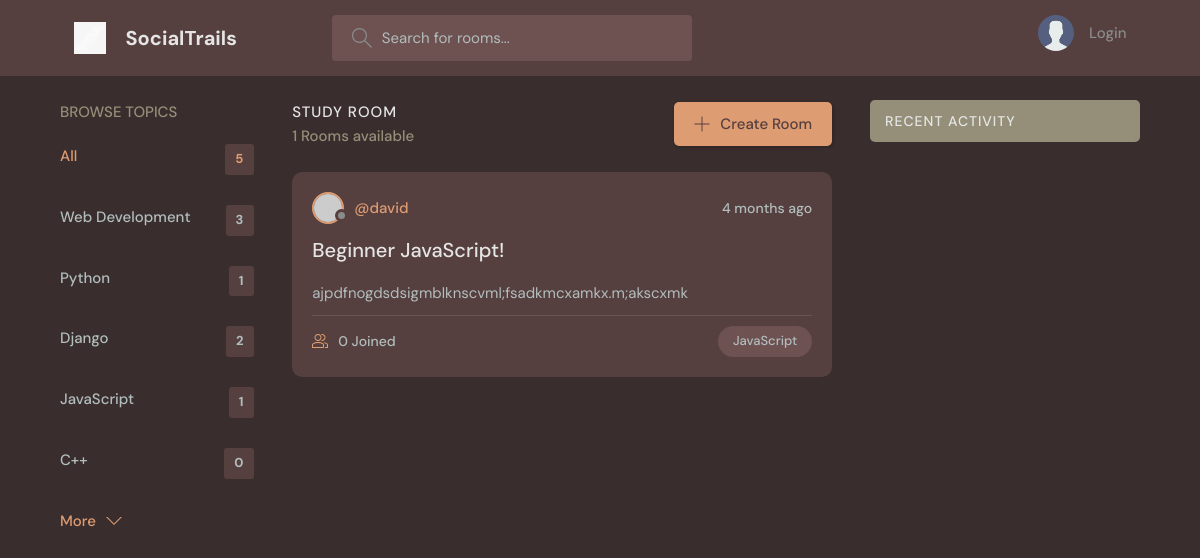
Screenshot of /?q=JavaScript with the database file from the repository.
### base/models.py (models this page shows, shortened)
class Topic(models.Model):
    name = models.CharField(max_length=200)

class Room(models.Model):
    host = models.ForeignKey(User, on_delete=models.SET_NULL, null=True)
    topic = models.ForeignKey(Topic, on_delete=models.SET_NULL, null=True)
    name = models.CharField(max_length=200)
    description = models.TextField(null=True, blank=True)
    participants = models.ManyToManyField(User, related_name="participants", blank=True)
    updated = models.DateTimeField(auto_now=True)
    created = models.DateTimeField(auto_now_add=True)
    class Meta:
        ordering = ['-updated', '-created']

### base/views.py (the view)
# urls.py: path('', views.home, name="home"),
def home(request):
    q = request.GET.get('q') if request.GET.get('q') != None else ''
    rooms = Room.objects.filter(
        Q(topic__name__icontains=q) |
        Q(name__icontains=q) |
        Q(description__icontains=q) |
        Q(host__username__icontains=q)
    ).order_by('-created')
    room_count = rooms.count()
    topics = Topic.objects.all()
    room_messages = Message.objects.filter(
        Q(room__topic__name__icontains=q)
    )
    context = {'rooms': rooms, 'topics': topics, 'room_count': room_count, 'room_messages': room_messages}
    return render(request, 'base/home.html', context)

### base/templates/base/home.html (shortened to what this page needs)
{% extends 'main.html' %} {% block content %}
<main class="layout layout--3">
  <div class="container">
    {% include 'base/topics_component.html' %}
    <div class="roomList">
      <div class="roomList__header">
        <div>
          <h2>Study Room</h2>
          <p>{{room_count}} Rooms available</p>
        </div>
        <a class="btn btn--main" href="{% url 'create-room' %}">
          <svg
            version="1.1"
            xmlns="http://www.w3.org/2000/svg"
            width="32"
            height="32"
            viewBox="0 0 32 32"
          >
            <title>add</title>
            <path
              d="M16.943 0.943h-1.885v14.115h-14.115v1.885h14.115v14.115h1.885v-14.115h14.115v-1.885h-14.115v-14.115z"
            ></path>
          </svg>
          Create Room
        </a>
      </div>
      {% include 'base/feed_component.html' %}
    </div>
    {% include 'base/activity_component.html' %}
  </div>
</main>
{% endblock %}

### base/templates/base/topics_component.html
<div class="topics">
  <div class="topics__header">
    <h2>Browse Topics</h2>
  </div>
  <ul class="topics__list">
    <li>
      <a href="{% url 'home' %}" class="active"
        >All <span>{{topics.count}}</span></a
      >
    </li>
    {% for topic in topics %}
    <li>
      <a href="{% url 'home' %}?q={{topic.name}}"
        >{{ topic.name }} <span>{{topic.room_set.all.count}}</span></a
      >
    </li>
    {% endfor %}
  </ul>
  <a class="btn btn--link" href="topics.html">
    More
    <svg
      version="1.1"
      xmlns="http://www.w3.org/2000/svg"
      width="32"
      height="32"
      viewBox="0 0 32 32"
    >
      <title>chevron-down</title>
      <path d="M16 21l-13-13h-3l16 16 16-16h-3l-13 13z"></path>
    </svg>
  </a>
</div>

### base/templates/base/feed_component.html (shortened to what this page needs)
{% for room in rooms %}
<div class="roomListRoom">
  <div class="roomListRoom__header">
    <a
      href="{% url 'user-profile' room.host.id %}"
      class="roomListRoom__author"
    >
      <div class="avatar avatar--small">
        <img src="https://randomuser.me/api/portraits/women/11.jpg" />
      </div>
      <span>@{{room.host.username}}</span>
    </a>
    <div class="roomListRoom__actions">
      <span>{{room.created|timesince}} ago</span>
    </div>
  </div>
  <div class="roomListRoom__content">
    <a href="{% url 'room' room.id %}">{{room.name}} </a>
    <p>{{room.description|truncatechars:150}}</p>
  </div>
  <div class="roomListRoom__meta">
    <a href="{% url 'room' room.id %}" class="roomListRoom__joined">
      {{room.participants.all.count}} Joined
    </a>
    <p class="roomListRoom__topic">{{room.topic.name}}</p>
  </div>
</div>
{% endfor %}

### static/styles/style.css (style rules this page uses)
:root { --color-main: #dd9c71; --color-main-light: #e1f6fb; --color-dark: #563f3f; --color-dark-medium: #6e5151; --color-dark-light: #958f79; --color-light: #e5e5e5; --color-gray: #8b8b8b; --color-light-gray: #b2bdbd; --color-bg: #392d2d; --color-success: #5dd693; --color-error: #fc4b0b; }
* { font-family: "DM Sans", -apple-system, BlinkMacSystemFont, "Segoe UI", Roboto, Oxygen, Ubuntu, Cantarell, "Open Sans", "Helvetica Neue", sans-serif; margin: 0; padding: 0; box-sizing: border-box; text-rendering: optimizeLegibility; font-size: inherit; }
html { font-size: 56.25%; }
@media only screen and (min-width: 1200px) { html { font-size: 62.5%; } }
body { line-height: 1.6; font-weight: 400; font-size: 1.5rem; color: var(--color-light-gray); background-color: var(--color-bg); min-height: 100vh; }
img { width: 100%; }
a { display: inline-block; color: var(--color-main); text-decoration: none; }
.container { max-width: 120rem; width: 90%; margin: auto; }
.btn { background-color: transparent; border: none; display: inline-flex; align-items: center; gap: 1rem; cursor: pointer; transition: all ease-in-out 0.3s; padding: 1rem 2rem; border-radius: 5px; box-shadow: 1px 1px 3px 1px rgba(0, 0, 0, 0.15); font-weight: 500; }
.btn--link { border-radius: 0; padding: 0; color: var(--color-main); box-shadow: none; }
.btn--main { background-color: var(--color-main); color: var(--color-dark); }
.btn > svg { fill: currentColor; width: 1.6rem; height: 1.6rem; }
.avatar { position: relative; display: inline-block; border-radius: 50%; border: 2px solid var(--color-main); }
.avatar img { display: block; border-radius: 50%; object-fit: cover; object-position: center; }
.avatar::after { content: ""; display: block; position: absolute; background-color: var(--color-gray); z-index: 111; border-radius: 50%; border: 0.3rem solid var(--color-dark); }
.avatar.avatar--small img { width: 2.8rem; height: 2.8rem; }
.avatar.avatar--small:after { width: 0.7rem; height: 0.7rem; bottom: 0px; right: -6px; }
::placeholder { color: var(--color-light-gray); opacity: 1; }
.layout { margin-top: 2.4rem; }
.layout > .container { display: flex; justify-content: space-between; align-items: flex-start; }
.layout--3 > .container > div:first-child { flex-basis: 18%; max-width: 22.5rem; }
.layout--3 > .container > div:nth-child(2) { flex-basis: 50%; }
.topics__header { margin-bottom: 2rem; }
.topics__header h2 { text-transform: uppercase; font-weight: 500; color: var(--color-dark-light); }
.topics__list { list-style: none; }
.topics__list li a { display: flex; justify-content: space-between; margin-bottom: 3rem; font-weight: 500; color: var(--color-light-gray); transition: all 0.3s ease-in-out; }
.topics__list li a.active, .topics__list li a:hover { color: var(--color-main); }
.topics__list li a span { padding: 0.5rem 1rem; background-color: var(--color-dark); border-radius: 3px; font-size: 1.3rem; font-weight: 700; letter-spacing: 1px; }
.roomList__header { display: flex; justify-content: space-between; align-items: center; margin-bottom: 2.4rem; }
.roomList__header h2 { text-transform: uppercase; font-weight: 500; color: var(--color-light); letter-spacing: 1px; }
.roomList__header p { font-weight: 500; color: var(--color-dark-light); }
.roomListRoom { margin-bottom: 2.4rem; background-color: var(--color-dark); border-radius: 1rem; padding: 2rem; }
.roomListRoom__header { display: flex; justify-content: space-between; align-items: center; }
.roomListRoom__author { font-weight: 500; display: flex; align-items: center; gap: 1rem; }
.roomListRoom__actions { display: flex; align-items: flex-start; gap: 1rem; position: relative; }
.roomListRoom__actions span { font-size: 1.4rem; font-weight: 500; }
.roomListRoom__content { margin: 1rem 0; }
.roomListRoom__content a { font-size: 2rem; font-weight: 500; margin-bottom: 1.5rem; color: var(--color-light); transition: all 0.3s ease-in-out; }
.roomListRoom__meta { border-top: 1px solid var(--color-dark-medium); padding-top: 1rem; display: flex; align-items: center; justify-content: space-between; }
.roomListRoom__joined { color: var(--color-light-gray); display: flex; align-items: center; gap: 1rem; font-size: 1.4rem; font-weight: 500; }
.roomListRoom__joined svg { fill: var(--color-main); width: 1.6rem; height: 1.6rem; }
.roomListRoom__topic { padding: 5px 1.5rem; background-color: var(--color-dark-medium); border-radius: 5rem; font-weight: 500; font-size: 1.3rem; }

### rows the page displays
Topic: name "Web Development", room_set.all.count "3"
Topic: name "Python", room_set.all.count "1"
Topic: name "Django", room_set.all.count "2"
Topic: name "JavaScript", room_set.all.count "1"
Topic: name "C++", room_set.all.count "0"
Room: host.username "david", created "4 months", name "Beginner JavaScript!", description "ajpdfnogdsdsigmblknscvml;fsadkmcxamkx.m;akscxmk", participants.all.count "0", topic.name "JavaScript"

### other values shown
{{ topics.count }} "5"
{{ room_count }} "1"
